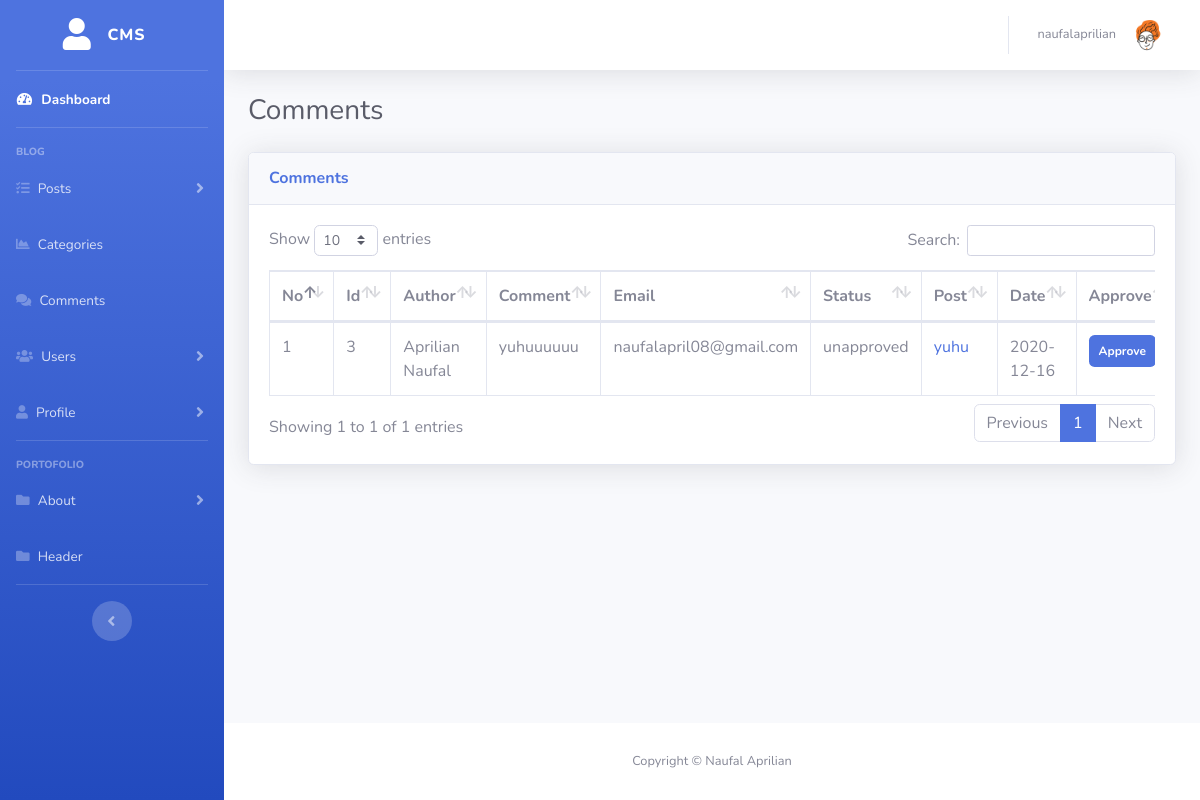
/admin/comments.php (signed in), run on the app's committed database.
### tables this page shows
CREATE TABLE `users` (
  `user_id` int(3) NOT NULL,
  `user_username` varchar(255) NOT NULL,
  `user_password` varchar(255) NOT NULL,
  `user_firstname` varchar(255) NOT NULL,
  `user_lastname` varchar(255) NOT NULL,
  `user_email` varchar(255) NOT NULL,
  `user_image` varchar(100) NOT NULL DEFAULT 'default.png',
  `user_role` varchar(255) NOT NULL DEFAULT 'user',
  `token` text NOT NULL
);

CREATE TABLE `comments` (
  `comment_id` int(3) NOT NULL,
  `comment_post_id` int(3) NOT NULL,
  `comment_author` varchar(255) NOT NULL,
  `comment_email` varchar(255) NOT NULL,
  `comment_content` text NOT NULL,
  `comment_status` varchar(255) NOT NULL,
  `comment_date` date NOT NULL
);

CREATE TABLE `posts` (
  `post_id` int(3) NOT NULL,
  `post_category_id` int(3) NOT NULL,
  `post_title` varchar(255) NOT NULL,
  `post_author` varchar(255) NOT NULL,
  `post_user` varchar(255) NOT NULL,
  `post_date` date NOT NULL,
  `post_image` text NOT NULL,
  `post_content` text NOT NULL,
  `post_tags` varchar(255) NOT NULL,
  `post_comment_count` varchar(255) NOT NULL,
  `post_status` varchar(255) NOT NULL DEFAULT 'draft',
  `post_views_count` int(11) NOT NULL
);

### admin/includes/view_all_comment.php (the view, shortened to what this page needs)
<div class="col-lg-12">
    <div class="card shadow mb-4">
                            <div class="card-header py-3">
                                <h6 class="m-0 font-weight-bold text-primary">Comments</h6>
                            </div>
                            <div class="card-body">
                                <div class="table-responsive">
                                    <table class="table table-bordered" id="dataTable" width="100%" cellspacing="0">
                            <thead>
                                <tr>
                                    <th>No</th>
                                    <th>Id</th>
                                    <th>Author</th>
                                    <th>Comment</th>
                                    <th>Email</th>
                                    <th>Status</th>
                                    <th>Post</th>
                                    <th>Date</th>
                                    <th>Approve</th>
                                </tr>
                            </thead>
                            <tbody>
                                <?php
                                    $query = "SELECT * FROM comments";
                                    $select_comment = mysqli_query($connection,$query);
                                    $no = 1;
                                    while($row = mysqli_fetch_assoc($select_comment)):
                                        $comment_id = $row['comment_id'];
                                        $comment_author = $row['comment_author'];
                                        $comment_post_id = $row['comment_post_id'];
                                        $comment_email = $row['comment_email'];
                                        $comment_status = $row['comment_status'];
                                        $comment_content = $row['comment_content'];
                                        $comment_date = $row['comment_date'];
                                ?>
                                <tr>
                                    <td><?php echo $no?></td>
                                    <td class="stu_id"><?php echo $comment_id ?></td>
                                    <td><?php echo $comment_author ?></td>
                                    <td><?php echo $comment_content ?></td>
                                    <td><?php echo $comment_email ?></td>
                                    <td><?php echo $comment_status ?></td>
                                <?php
                                    $query = "SELECT * FROM posts WHERE post_id = $comment_post_id ";
                                    $select_id_post_query = mysqli_query($connection,$query);
                                        while ($row = mysqli_fetch_assoc($select_id_post_query)) :
                                         $post_title = $row['post_title'];
                                            $post_id = $row['post_id'];       ?>
                                            <td><a href="../post.php?p_id=<?php echo $post_id ?>"><?php echo $post_title?></a></td>
                                    <?php $no++;  endwhile; ?>
                                    <td><?php echo $comment_date ?></td>
                                    <td><a class="badge badge-primary" style="padding: 10px;" href="comments.php?approve=<?php echo $comment_id ?>">Approve</a></td>
                                </tr>
                                    <?php endwhile; ?>
                            </tbody>
                            </table>
                            </div>
    </div>
</div>

### admin/includes/admin_topbar.php (shortened to what this page needs)
<?php
if (isset($_SESSION['user_id'])) {
    $user_id = $_SESSION['user_id'];
    $query = "SELECT * FROM users WHERE `user_id` = $user_id";
    $select_user = mysqli_query($connection,$query);
    while($row = mysqli_fetch_assoc($select_user)){
        $user_username = $row['user_username'];
        $user_image = $row['user_image'];
    }
}
?>
<nav class="navbar navbar-expand navbar-light bg-white topbar mb-4 static-top shadow">
<ul class="navbar-nav ml-auto">
    <li class="nav-item dropdown no-arrow">
        <a class="nav-link dropdown-toggle" href="#" id="userDropdown" role="button"
            data-toggle="dropdown" aria-haspopup="true" aria-expanded="false">
            <span class="mr-2 d-none d-lg-inline text-gray-600 small"><?php echo $user_username ?></span>
            <img class="img-profile rounded-circle"
                src="../images/profile/<?php echo $user_image ?>">
        </a>
    </li>
</ul>
</nav>

### data on the page
users: user_username "naufalaprilian", user_image (placeholder picture)
comments: no "1", comment_id "3", comment_author "Aprilian Naufal", comment_content "yuhuuuuuu", comment_email "naufalapril08@gmail.com", comment_status "unapproved", comment_date "2020-12-16"
posts: post_title "yuhu"
